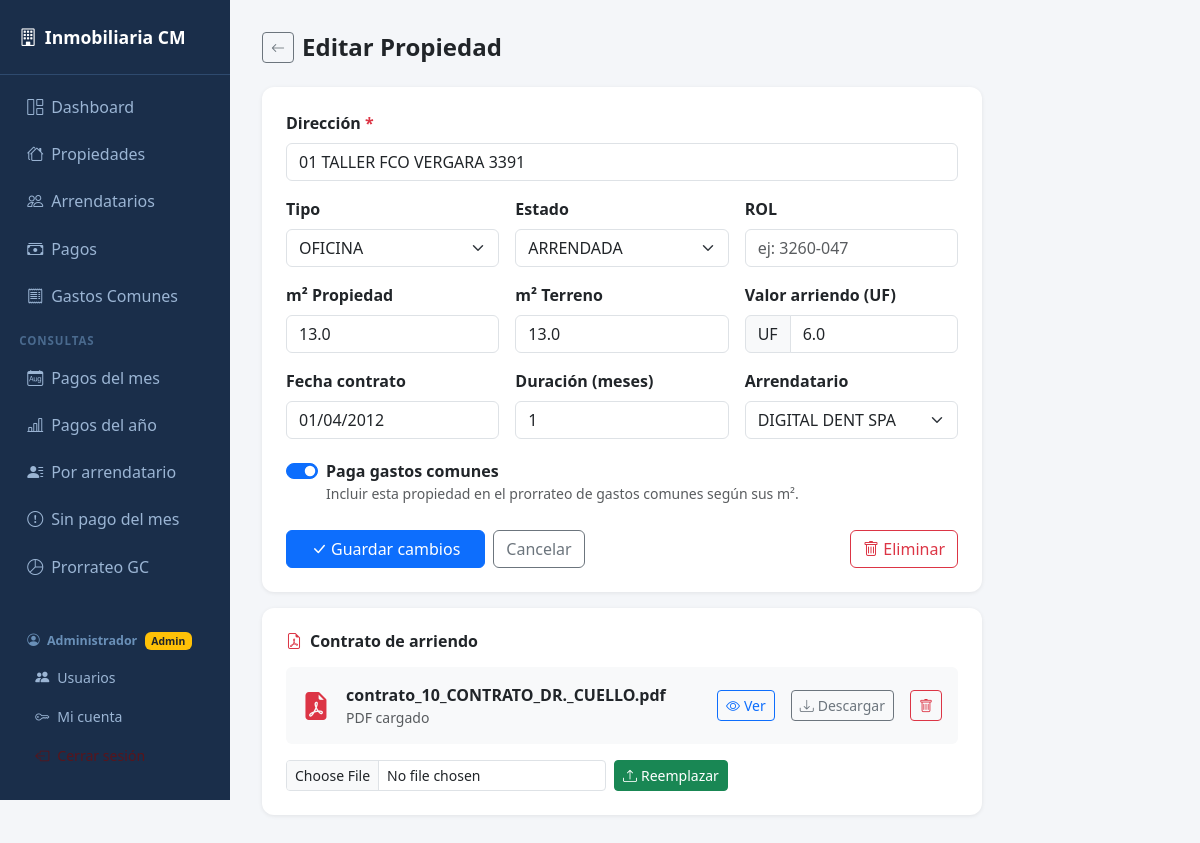
The page /propiedades/10/editar (signed in) on the database its author committed.
### models.py (models this page shows)
class Base(DeclarativeBase):
    pass

class Propiedad(Base):
    __tablename__ = "propiedades"
    id_propiedad = Column(Integer, primary_key=True, autoincrement=True)
    tipo_propiedad = Column(Enum(TipoPropiedad))
    direccion_propiedad = Column(String(200))
    rol = Column(String(30))             # ROL SII ej: 3260-047
    metros_terreno = Column(Float)
    metros_propiedad = Column(Float)
    estado = Column(Enum(EstadoPropiedad), default=EstadoPropiedad.DISPONIBLE)
    valor_arriendo_uf = Column(Float)
    fecha_contrato = Column(Date)
    duracion_contrato = Column(Integer)  # en meses
    copia_contrato = Column(Text)        # ruta o nombre del archivo
    paga_gastos_comunes = Column(Integer, default=0)  # 1=sí, 0=no
    id_arrendatario = Column(Integer, ForeignKey("arrendatarios.id_arrendatario"))
    arrendatario = relationship("Arrendatario", back_populates="propiedades")
    pagos = relationship("Pago", back_populates="propiedad", passive_deletes=True)

### app.py (the view, shortened to what this page needs)
@app.route("/propiedades/<int:id>/editar", methods=["GET","POST"])
@admin_required
def propiedad_editar(id):
    with Session(engine) as s:
        p = s.get(Propiedad, id)
        arrendatarios = s.query(Arrendatario).order_by(Arrendatario.nombre_arrendatario).all()
        if not p:
            flash("Propiedad no encontrada.", "danger"); return redirect(url_for("propiedades"))
        data = {c.key: getattr(p, c.key) for c in p.__mapper__.columns}
        data["tipo_propiedad"] = _enum_val(p.tipo_propiedad)
        data["estado"]         = _enum_val(p.estado)
    return render_template("form_propiedad.html", propiedad=data, arrendatarios=arrendatarios)

### app.py (called while the page is built)
def admin_required(f):
    @functools.wraps(f)
    def decorated(*args, **kwargs):
        if not session.get("id_usuario"):
            return redirect(url_for("login"))
        if session.get("rol") != "admin":
            flash("Acceso restringido a administradores.", "danger")
            return redirect(url_for("dashboard"))
        return f(*args, **kwargs)
    return decorated

def es_admin():
    return session.get("rol") == "admin"

def tiene_permiso(permiso: str) -> bool:
    if session.get("rol") == "admin":
        return True
    permisos = session.get("permisos", "")
    return permiso in permisos.split(",")

@app.context_processor
def inject_globals():
    return {
        "es_admin":       es_admin(),
        "rol_usuario":    session.get("rol", ""),
        "tiene_permiso":  tiene_permiso,
    }

def _fmt_fecha_input(v):
    if v is None:
        return ""
    if hasattr(v, "strftime"):
        return v.strftime("%d/%m/%Y")
    s = str(v)[:10]
    parts = s.split("-")
    if len(parts) == 3:
        return f"{parts[2]}/{parts[1]}/{parts[0]}"
    return s

def _enum_val(col):
    return col.value if col else None

### templates/form_propiedad.html (shortened to what this page needs)
{% extends "base.html" %}
{% block content %}
<div class="d-flex align-items-center gap-2 mb-4">
  <a href="/propiedades" class="btn btn-sm btn-outline-secondary"><i class="bi bi-arrow-left"></i></a>
  <h4 class="fw-bold mb-0">{{ "Editar" if propiedad else "Nueva" }} Propiedad</h4>
</div>
<div class="card p-4" style="max-width:720px">
  <form method="post">
    <div class="row g-3">
      <div class="col-12">
        <label class="form-label fw-semibold">Dirección <span class="text-danger">*</span></label>
        <input type="text" name="direccion" class="form-control" required
               value="{{ propiedad.direccion_propiedad or '' if propiedad else '' }}">
      </div>
      <div class="col-md-4">
        <label class="form-label fw-semibold">Tipo</label>
        <select name="tipo" class="form-select">
          {% for t in ['OFICINA','CASA','DEPARTAMENTO','LOCAL COMERCIAL','BODEGA','TERRENO'] %}
          <option {% if propiedad and propiedad.tipo_propiedad == t %}selected{% endif %}>{{ t }}</option>
          {% endfor %}
        </select>
      </div>
      <div class="col-md-4">
        <label class="form-label fw-semibold">Estado</label>
        <select name="estado" class="form-select">
          {% for e in ['DISPONIBLE','ARRENDADA','VENDIDA'] %}
          <option {% if propiedad and propiedad.estado == e %}selected{% endif %}>{{ e }}</option>
          {% endfor %}
        </select>
      </div>
      <div class="col-md-4">
        <label class="form-label fw-semibold">ROL</label>
        <input type="text" name="rol" class="form-control" placeholder="ej: 3260-047"
               value="{{ propiedad.rol or '' if propiedad else '' }}">
      </div>
      <div class="col-md-4">
        <label class="form-label fw-semibold">m² Propiedad</label>
        <input type="number" step="0.1" name="metros_propiedad" class="form-control"
               value="{{ propiedad.metros_propiedad or '' if propiedad else '' }}">
      </div>
      <div class="col-md-4">
        <label class="form-label fw-semibold">m² Terreno</label>
        <input type="number" step="0.1" name="metros_terreno" class="form-control"
               value="{{ propiedad.metros_terreno or '' if propiedad else '' }}">
      </div>
      <div class="col-md-4">
        <label class="form-label fw-semibold">Valor arriendo (UF)</label>
        <div class="input-group">
          <span class="input-group-text">UF</span>
          <input type="number" step="0.01" name="valor_arriendo_uf" class="form-control"
                 value="{{ propiedad.valor_arriendo_uf or '' if propiedad else '' }}">
        </div>
      </div>
      <div class="col-md-4">
        <label class="form-label fw-semibold">Fecha contrato</label>
        <input type="text" inputmode="numeric" name="fecha_contrato" id="input-fecha-contrato"
               class="form-control" placeholder="dd/mm/aaaa" maxlength="10"
               value="{{ propiedad.fecha_contrato|cl_fecha_input if propiedad else '' }}">
      </div>
      <div class="col-md-4">
        <label class="form-label fw-semibold">Duración (meses)</label>
        <input type="number" name="duracion_contrato" class="form-control"
               value="{{ propiedad.duracion_contrato or '' if propiedad else '' }}">
      </div>
      <div class="col-md-4">
        <label class="form-label fw-semibold">Arrendatario</label>
        <select name="id_arrendatario" class="form-select">
          {% for a in arrendatarios %}
          <option value="{{ a.id_arrendatario }}"
            {% if propiedad and propiedad.id_arrendatario == a.id_arrendatario %}selected{% endif %}>
            {{ a.nombre_arrendatario }}
          </option>
          {% endfor %}
        </select>
      </div>
      <div class="col-12">
        <div class="form-check form-switch mt-1">
          <input class="form-check-input" type="checkbox" name="paga_gastos_comunes"
                 id="chk_gc" value="1"
                 {% if propiedad and propiedad.paga_gastos_comunes %}checked{% endif %}>
          <label class="form-check-label fw-semibold" for="chk_gc">
            Paga gastos comunes
          </label>
          <div class="text-muted small">
            Incluir esta propiedad en el prorrateo de gastos comunes según sus m².
          </div>
        </div>
      </div>
      <div class="col-12 d-flex gap-2 pt-2">
        <button type="submit" class="btn btn-primary px-4">
          <i class="bi bi-check-lg me-1"></i>{{ "Guardar cambios" if propiedad else "Crear propiedad" }}
        </button>
        <a href="/propiedades" class="btn btn-outline-secondary">Cancelar</a>
        {% if propiedad %}
        <button type="button" class="btn btn-outline-danger ms-auto"
                onclick="if(confirm('¿Eliminar esta propiedad?')) window.location='/propiedades/{{ propiedad.id_propiedad }}/eliminar'">
          <i class="bi bi-trash"></i> Eliminar
        </button>
        {% endif %}
      </div>
    </div>
  </form>
</div>
{% if propiedad %}
<div class="card p-4 mt-3" style="max-width:720px">
  <h6 class="fw-bold mb-3"><i class="bi bi-file-earmark-pdf text-danger me-2"></i>Contrato de arriendo</h6>
  {% if propiedad.copia_contrato %}
  <div class="d-flex align-items-center gap-3 mb-3 p-3 bg-light rounded">
    <i class="bi bi-file-earmark-pdf-fill text-danger fs-3"></i>
    <div class="flex-grow-1">
      <div class="fw-semibold">{{ propiedad.copia_contrato }}</div>
      <div class="text-muted small">PDF cargado</div>
    </div>
    <a href="/contratos/{{ propiedad.copia_contrato }}" target="_blank"
       class="btn btn-sm btn-outline-primary">
      <i class="bi bi-eye me-1"></i>Ver
    </a>
    <a href="/contratos/{{ propiedad.copia_contrato }}" download
       class="btn btn-sm btn-outline-secondary">
      <i class="bi bi-download me-1"></i>Descargar
    </a>
    <form method="post" action="/propiedades/{{ propiedad.id_propiedad }}/eliminar-contrato"
          onsubmit="return confirm('¿Eliminar el contrato adjunto?')">
      <button type="submit" class="btn btn-sm btn-outline-danger">
        <i class="bi bi-trash"></i>
      </button>
    </form>
  </div>
  {% else %}
  <p class="text-muted small mb-3">No hay contrato adjunto para esta propiedad.</p>
  {% endif %}
  <form method="post" action="/propiedades/{{ propiedad.id_propiedad }}/subir-contrato"
        enctype="multipart/form-data" class="d-flex align-items-center gap-2">
    <input type="file" name="contrato" accept=".pdf" class="form-control form-control-sm" style="max-width:320px">
    <button type="submit" class="btn btn-sm btn-success">
      <i class="bi bi-upload me-1"></i>{{ "Reemplazar" if propiedad.copia_contrato else "Subir contrato" }}
    </button>
  </form>
</div>
{% endif %}
{% endblock %}

### templates/base.html (style rules this page uses)
body { background: #f4f6f9; font-family: 'Segoe UI', sans-serif; }
.card { border: none; border-radius: 12px; box-shadow: 0 1px 4px rgba(0,0,0,.08); }

### rows shown on the page
Propiedad: direccion "01 TALLER FCO VERGARA 3391", metros_propiedad "13.0", metros_terreno "13.0", valor_arriendo_uf "6.0", fecha_contrato "01/04/2012", copia_contrato "contrato_10_CONTRATO_DR._CUELLO.pdf", copia_contrato "Reemplazar"

### other values the page prints
{{ session.get('nombre','') }} "Administrador"
{{ 'Admin' if es_admin else 'Usuario' }} "Admin"
{{ "Editar" if propiedad else "Nueva" }} "Editar"
{{ "Guardar cambios" if propiedad else "Crear propiedad" }} "Guardar cambios"
form field tipo "OFICINA"
form field estado "ARRENDADA"
form field id_arrendatario "DIGITAL DENT SPA"
